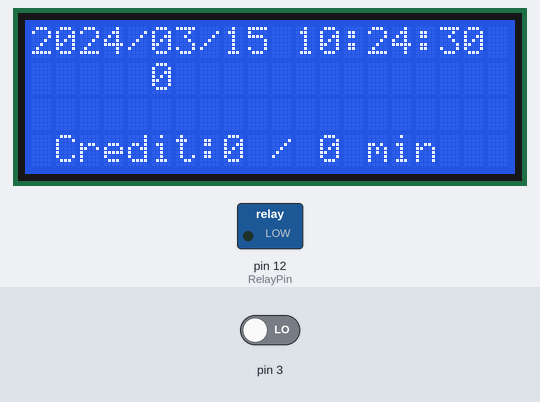
Bench run of a sketch on a simulated Arduino Uno, built with avr-gcc and run on an emulated ATmega328P. Parts: 20×4 character LCD, switched loads named in the sketch (green lamp = pin HIGH). Inputs (shaded band) come from the test bench; at power-on: pin 3 LOW. The local clock reads 2024-03-15 10:24:30 at power-on unless the sketch sets it.

Above: at 0.2 s.
At 1.2 s:
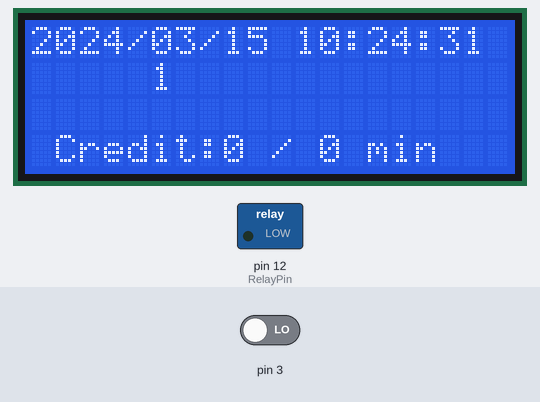
1.3 s: pin 3 driven HIGH
At 3.0 s:
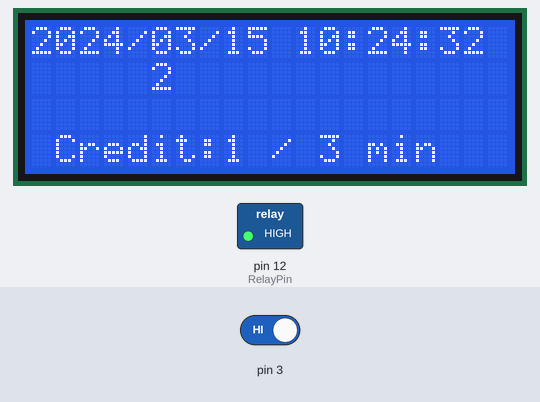
Timing chart, 0 to 4.5 s (numbered marks = the images above; inputs shaded):
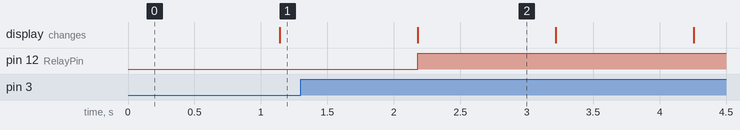

The sketch:

Coin_Test11.ino
```cpp
#include <DS1307RTC.h>
#include <Time.h>

#include <Wire.h>
#include <LiquidCrystal_I2C.h>

#define CoinMinute 3 ;

#define RelayPin 12
#define turnon HIGH
#define turnoff LOW
boolean PowerStatus = false ;

LiquidCrystal_I2C lcd(0x27, 20, 4); // set the LCD address to 0x27 for a 16 chars and 2 line display


int coinnum = 0 ;
  tmElements_t tm;
  int TotalCoin = 0 ;
  int CoinTime = 0 ;

void setup()
{
  lcd.init();                      // initialize the lcd

  // Print a message to the LCD.
  lcd.backlight();
  pinMode(RelayPin,OUTPUT);
  digitalWrite(RelayPin,turnoff) ;
 attachInterrupt(1, addcoin, RISING);
  //attachInterrupt(1, addcoin, CHANGE);
 // attachInterrupt(RFIDIntrupNumber, ReadRfidID, CHANGE);
}

void loop()
{
  // 將游標設到 　第一行, 　第二列
  // (注意: 　第二列第五行，因為是從 0 開始數起):
  lcd.setCursor(5, 1);
  // 列印 Arduino 重開之後經過的秒數
  lcd.print(millis() / 1000);
  getDateTime() ;
  LCDDateTime() ;
 LCDCoin(TotalCoin,CoinTime) ;
 CheckStatus() ;
  delay(1000);
}

void addcoin()
{
    TotalCoin ++ ;
    CoinTime = CoinTime + CoinMinute
}
String  print2digits(int number) {
  String ttt ;
  if (number >= 0 && number < 10)
  {
     ttt =String("0")+String(number);
  }
  else
  {
     ttt =String(number);
  }
   return ttt ;
}

String  print4digits(int number) {
  String ttt ;
     ttt =String(number);
   return ttt ;
}


String  StrDate() {
  String ttt ;
    ttt = print4digits(tmYearToCalendar(tm.Year))+"/"+print2digits(tm.Month)+"/"+print2digits(tm.Day) ;
   return ttt ;
}

String  StrTime() {
  String ttt ;
    ttt = print2digits(tm.Hour)+":"+print2digits(tm.Minute)+":"+print2digits(tm.Second) ;
   return ttt ;
}

boolean  getDateTime()
{   if (RTC.read(tm))
        return true ;
        else
        return false ;
}

  void LCDDateTime()
  {
        lcd.setCursor(0, 0);
        lcd.print(StrDate());
        lcd.setCursor(11, 0);
        lcd.print(StrTime());

  }

void LCDCoin(int c1,int c2)
{
   lcd.setCursor(1, 3);
   lcd.print("Credit:");
   lcd.print(c1);
   lcd.print(" / ") ;
   lcd.print(c2);
   lcd.print(" min");

  Serial.println(coinnum);

}

void CheckStatus()
{
    if (!PowerStatus  && ( CoinTime >0 ) )
        {
          PowerStatus = true ;
           digitalWrite(RelayPin,turnon);
        }
    if (PowerStatus  && ( CoinTime <=0 ) )
        {
          CoinTime = 0 ;
          PowerStatus = false ;
        }

}
```

Measured:
- after the input at 1.3 s, pin 12 (RelayPin): LOW → HIGH after 0.88 s
- what the display in image 2 shows lasts 1.0 s, from 2.2 s to 3.2 s
